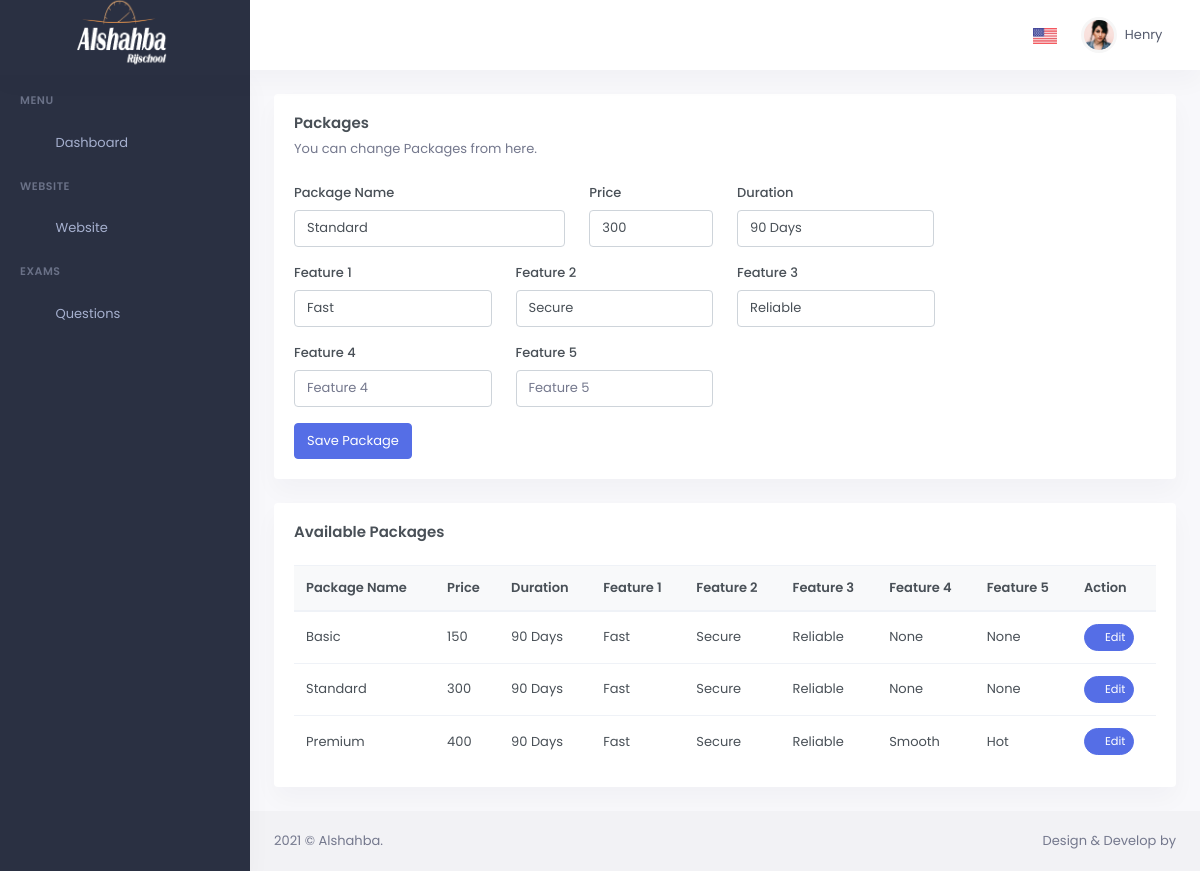
Screenshot of /package/2/update/ with the database file from the repository.
### wsite/models.py (models this page shows, shortened)
class Package(models.Model):
    package_name = models.CharField(max_length=200)
    price = models.IntegerField()
    duration = models.CharField(max_length=100)
    feature_1 = models.CharField(max_length=200)
    feature_2 = models.CharField(max_length=200)
    feature_3 = models.CharField(max_length=200)
    feature_4 = models.CharField(max_length=200, null=True, blank=True)
    feature_5 = models.CharField(max_length=200, null=True, blank=True)
    class Meta:
        verbose_name = "Packages"
        verbose_name_plural = "Packages"

### wsite/views.py (the view, shortened to what this page needs)
# urls.py: path('package/<int:package_id>/update/', views.update_package, name="update_package"),
def update_package(request, package_id):
    package = ""
    all_package = Package.objects.all()
    try:
        package = Package.objects.get(id=package_id)
    except:
        print("error")
    context = {
        "package": package,
        "packages": all_package,
    }
    return render(request, template_name="wsite/admin/packages.html", context=context)

### templates/wsite/admin/packages.html (shortened to what this page needs)
{% extends 'bases/admin_base.html' %}
{% load static %}
{% block body_content %}
    <div class="row">
        <div class="col-xl-12">
            <div class="card">
                <div class="card-body">
                    <h4 class="card-title">Packages</h4>
                    <p class="card-title-desc">You can change Packages from here.</p>
                    <form method="post" class="needs-validation" novalidate>
                        <div class="row">
                            <div class="col-md-4">
                                <div class="form-group">
                                    <label for="package_name">Package Name</label>
                                    <input type="text" class="form-control" id="package_name" name="package_name"
                                        value="{{ package.package_name }}"   placeholder="Package Name" required>
                                </div>
                            </div>
                            <div class="col-md-2">
                                <div class="form-group">
                                    <label for="price">Price</label>
                                    <input type="number" class="form-control" id="price"
                                           name="price" value="{{ package.price }}"
                                           placeholder="Price" required>
                                </div>
                            </div>
                            <div class="col-md-3">
                                <div class="form-group">
                                    <label for="duration">Duration</label>
                                    <input type="text" class="form-control" id="duration" name="duration"
                                           placeholder="Duration" value="{{ package.duration }}"
                                           required>
                                </div>
                            </div>
                        </div>
                        <div class="row">
                            <div class="col-md-3">
                                <div class="form-group">
                                    <label for="feature_1">Feature 1</label>
                                    <input type="text" class="form-control" name="feature_1" id="feature_1"
                                           placeholder="Feature 1" value="{{ package.feature_1 }}"
                                           required>
                                </div>
                            </div>
                            <div class="col-md-3">
                                <div class="form-group">
                                    <label for="feature_2">Feature 2</label>
                                    <input type="text" class="form-control" name="feature_2" id="feature_2"
                                           placeholder="Feature 2" value="{{ package.feature_2 }}"
                                           required>
                                </div>
                            </div>
                            <div class="col-md-3">
                                <div class="form-group">
                                    <label for="feature_3">Feature 3</label>
                                    <input type="text" class="form-control" name="feature_3" id="feature_3"
                                           placeholder="Feature 3" value="{{ package.feature_3 }}"
                                           required>
                                </div>
                            </div>
                        </div>
                        <div class="row">
                            <div class="col-md-3">
                                <div class="form-group">
                                    <label for="feature_4">Feature 4</label>
                                    <input type="text" class="form-control" name="feature_4" id="feature_4" value="{{ package.feature_4|default_if_none:"" }}"
                                           placeholder="Feature 4">
                                </div>
                            </div>
                            <div class="col-md-3">
                                <div class="form-group">
                                    <label for="feature_5">Feature 5</label>
                                    <input type="text" class="form-control" name="feature_5" id="feature_5" value="{{ package.feature_5|default_if_none:"" }}"
                                           placeholder="Feature 5">
                                </div>
                            </div>
                        </div>
                        <button class="btn btn-primary" type="submit">Save Package</button>
                    </form>
                </div>
            </div>
        </div>
    </div>
    <div class="row">
        <div class="col-lg-12">
            <div class="card">
                <div class="card-body">
                    <h4 class="card-title mb-4">Available Packages</h4>
                    <div class="table-responsive">
                        <table class="table table-centered table-nowrap mb-0">
                            <thead class="thead-light">
                            <tr>
                                <th>Package Name</th>
                                <th>Price</th>
                                <th>Duration</th>
                                <th>Feature 1</th>
                                <th>Feature 2</th>
                                <th>Feature 3</th>
                                <th>Feature 4</th>
                                <th>Feature 5</th>
                                <th>Action</th>
                            </tr>
                            </thead>
                            <tbody>
                            {% for data in packages %}
                              <tr>
                                <td>{{ data.package_name }}</td>
                                <td>{{ data.price }}</td>
                                <td>{{ data.duration}}</td>
                                <td>{{ data.feature_1 }}</td>
                                <td>{{ data.feature_2 }}</td>
                                <td>{{ data.feature_3 }}</td>
                                <td>{{ data.feature_4 }}</td>
                                <td>{{ data.feature_5 }}</td>
                                <td>
                                    <a href="{% url 'update_package' data.id %}" class="btn btn-primary btn-sm btn-rounded waves-effect waves-light">
                                        <i class="fa fa-pencil-alt"></i> Edit
                                    </a>
                                </td>
                            </tr>
                            {% endfor %}
                            </tbody>
                        </table>
                    </div>
                </div>
            </div>
        </div>
    </div>
{% endblock body_content %}

### rows the page displays
Package: package_name "Standard", price "300", duration "90 Days", feature_1 "Fast", feature_2 "Secure", feature_3 "Reliable", feature_4 "None", feature_5 "None"
Package: package_name "Basic", price "150", duration "90 Days", feature_1 "Fast", feature_2 "Secure", feature_3 "Reliable", feature_4 "None", feature_5 "None"
Package: package_name "Premium", price "400", duration "90 Days", feature_1 "Fast", feature_2 "Secure", feature_3 "Reliable", feature_4 "Smooth", feature_5 "Hot"
